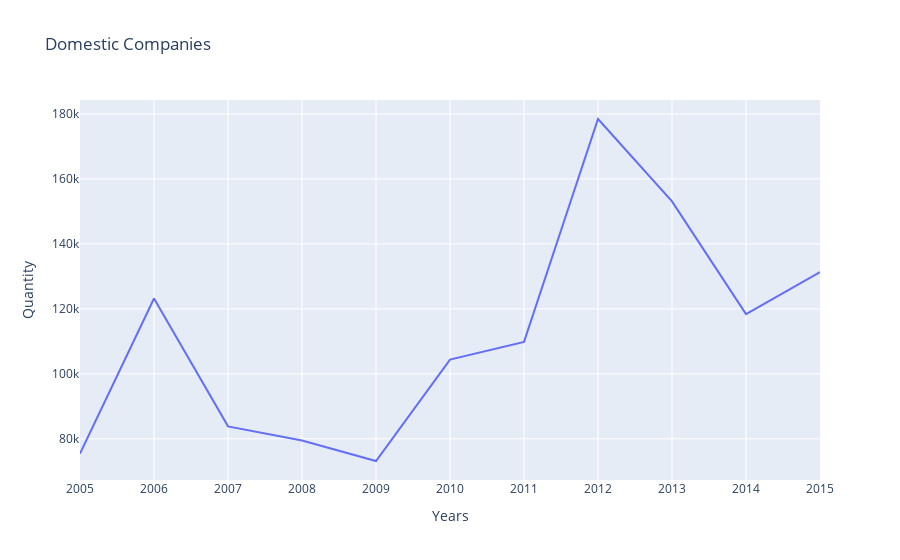

Source (notebook cell):
### Code cell
## Time series
fig = px.line(tempDf, x='Years', y="Quantity", title="Domestic Companies")
fig.show()

### Figure 1 — Plotly figure (JSON) as saved in the notebook; plotly's stock layout.template omitted (floating-point values rounded to 4 significant figures)
{"data": [{"hovertemplate": "Years=%{x}<br>Quantity=%{y}<extra></extra>", "legendgroup": "", "line": {"color": "#636efa", "dash": "solid"}, "marker": {"symbol": "circle"}, "mode": "lines", "name": "", "orientation": "v", "showlegend": false, "type": "scatter", "x": ["2005", "2006", "2007", "2008", "2009", "2010", "2011", "2012", "2013", "2014", "2015"], "xaxis": "x", "y": [75480.0, 123200.0, 83830.0, 79500.0, 73160.0, 104400.0, 109800.0, 178400.0, 153100.0, 118400.0, 131300.0], "yaxis": "y"}], "layout": {"legend": {"tracegroupgap": 0}, "title": {"text": "Domestic Companies"}, "xaxis": {"anchor": "y", "domain": [0, 1], "title": {"text": "Years"}}, "yaxis": {"anchor": "x", "domain": [0, 1], "title": {"text": "Quantity"}}}}
